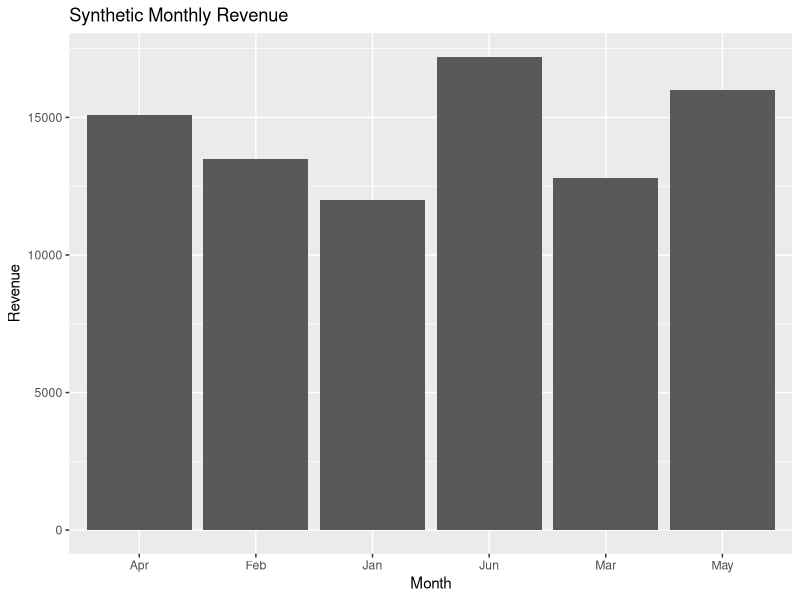

The R source for this figure:
## ---- chunk 1
library(ggplot2)
## ---- chunk 2
sales <- data.frame(
  month = c("Jan", "Feb", "Mar", "Apr", "May", "Jun"),
  revenue = c(12000, 13500, 12800, 15100, 16000, 17200)
)
## ---- chunk 3
str(sales)
head(sales)
## ---- chunk 4
summary(sales$revenue)
## ---- chunk 5
ggplot(sales, aes(x = month, y = revenue)) +
  geom_col() +
  labs(
    title = "Synthetic Monthly Revenue",
    x = "Month",
    y = "Revenue"
  )
